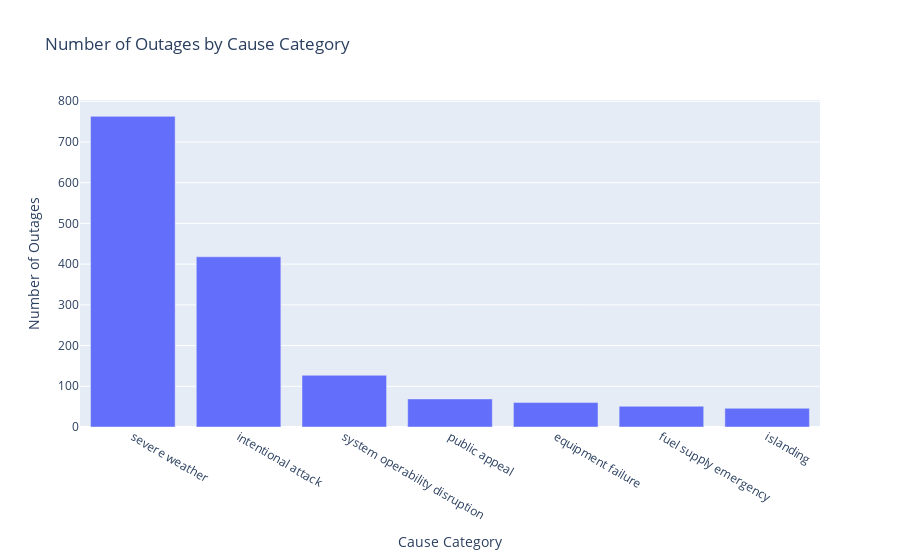

The notebook cell saved with this chart:
### Markdown cell above
#### Distribution of cause categories

This bar chart shows the frequency of each type of outage, with severe weather being the most frequent, followed by human-caused outages such as intentional attacks. Because weather-related events account for a large share of all outages, it is natural to compare the durations of natural and human-caused outages in later sections.

### Code cell
cause_counts = outages["CAUSE.CATEGORY"].value_counts().reset_index()
cause_counts.columns = ["CAUSE.CATEGORY", "count"]

fig = px.bar(
    cause_counts,
    x="CAUSE.CATEGORY",
    y="count",
    title="Number of Outages by Cause Category",
    labels={"CAUSE.CATEGORY": "Cause Category", "count": "Number of Outages"}
)
fig.show()

### Figure 1 — Plotly figure (JSON) as saved in the notebook; plotly's stock layout.template omitted (floating-point values rounded to 4 significant figures)
{"data": [{"alignmentgroup": "True", "hovertemplate": "Cause Category=%{x}<br>Number of Outages=%{y}<extra></extra>", "legendgroup": "", "marker": {"color": "#636efa", "pattern": {"shape": ""}}, "name": "", "offsetgroup": "", "orientation": "v", "showlegend": false, "textposition": "auto", "type": "bar", "x": ["severe weather", "intentional attack", "system operability disruption", "public appeal", "equipment failure", "fuel supply emergency", "islanding"], "xaxis": "x", "y": [763, 418, 127, 69, 60, 51, 46], "yaxis": "y"}], "layout": {"barmode": "relative", "legend": {"tracegroupgap": 0}, "title": {"text": "Number of Outages by Cause Category"}, "xaxis": {"anchor": "y", "domain": [0, 1], "title": {"text": "Cause Category"}}, "yaxis": {"anchor": "x", "domain": [0, 1], "title": {"text": "Number of Outages"}}}}
